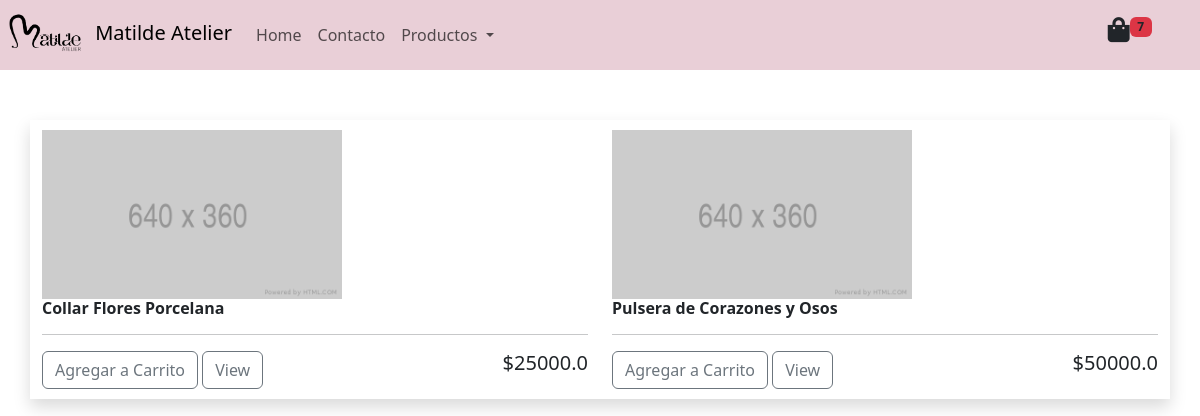
The app's page /tienda/ (signed in) with its own data.
### erp/models.py (models this page shows, shortened)
class Order(models.Model):
    customer = models.ForeignKey(Costumer, on_delete=models.SET_NULL, null=True, blank=True)
    date_ordered = models.DateField(auto_now_add=True)
    complete = models.BooleanField(default=False, null=True, blank=False)
    transaction_id = models.CharField(max_length=200, null=True)
    @property
    def get_cart_items(self):
        orderitems = self.orderitem_set.all()
        total = sum(item.quantity for item in orderitems)
        return total

class OrderItem(models.Model):
    product = models.ForeignKey(Productos, on_delete=models.SET_NULL, blank=True, null=True)
    order = models.ForeignKey(Order, on_delete=models.SET_NULL, blank=True, null=True)
    quantity = models.IntegerField(default=0, null=True, blank=True)
    date_added = models.DateTimeField(auto_now_add=True)

class Productos(models.Model):
    codigo = models.CharField(max_length=255, unique=True)
    nombre = models.CharField(max_length=255, unique=True)
    cantidad = models.IntegerField(default=1)
    precio = models.DecimalField(default=0.00, decimal_places=2, max_digits=9)
    foto = models.ImageField(null=True, blank=True)

### erp/vistas/category/views.py (the view)
# urls.py: path('tienda/', tienda, name='tienda'),
def tienda(request):
    customer = request.user.costumer
    order, created = Order.objects.get_or_create(customer=customer, complete=False)
    products = Productos.objects.all()
    context = {'producto': products, 'order': order}
    return render(request, 'tienda.html', context)

### erp/templates/tienda.html (shortened to what this page needs)
<!DOCTYPE html>
<html lang="en">
{% extends 'encabezado.html' %}
{% block content %}
{% load static %}
<br><br><br>
<div class="container mt-5 shadow">
    <div class="row mt">
        {% for pro in producto %}
        <div class="col-lg" style="padding-top: 10px;padding-bottom: 10px;">
            {% if pro.foto %}
            <img class="thumbnail" src="{{pro.foto.url}}" style="width: 169px">
            {% else %}
            <img class="thumbnail" src="{% static 'lib/adminelt/img/placeholder.png' %}" style="width: 300px">
            {% endif %}
            <h6><strong>{{pro.nombre}}</strong></h6>
            <hr>
          <button data-product="{{pro.codigo}}" data-action="add" class="btn btn-outline-secondary update-cart" onclick="getNumber('{{ user }}')" >Agregar a Carrito</button>
          <a href="#" class="btn btn-outline-secondary">View</a>
          <h5 style="display: inline-block; float: right">${{pro.precio|floatformat:1}}</h5>
        </div>
        {% endfor %}
    </div>
</div>
{% endblock %}

### templates/encabezado.html (shortened to what this page needs)
<!DOCTYPE html>
<html lang="en">
{% load static %}
<head>
    <link href="{% static 'lib/bootstrap-5.3.2-dist/css/bootstrap.min.css' %}" rel="stylesheet">
    <link rel="stylesheet" href="{% static 'lib/adminelt//plugins/fontawesome-free/css/all.min.css' %}">
    <link rel="stylesheet" href="{% static 'css/estilos.css' %}">
    <link href="https://unpkg.com/aos@2.3.1/dist/aos.css" rel="stylesheet">
</head>
<body class="hold-transition layout-top-nav">
<nav class="navbar navbar-expand-sm navbar-light fixed-top" data-aos="zoom-out-left" id="navbarCollapse"
     style="background-color: #E9CFD7;height: 70px;">
    <a class="navbar-brand" href="#">
        <img src="{% static 'lib/adminelt/img/Matilde Atelier_Logo horizontal secundario líneas negras (sin fondo).png' %}"
             alt="Logo" style="width:90px;" class="rounded-pill">
        <span>Matilde Atelier</span>
    </a>
    <div class="collapse navbar-collapse" id="collapsibleNavbar">
        <ul class="navbar-nav">
            <li class="nav-item">
                <a class="nav-link" href="{% url 'inicio' %}">Home</a>
            </li>
            <li class="nav-item">
                <a class="nav-link" href="#">Contacto</a>
            </li>
            <li class="nav-item dropdown">
                <a class="nav-link dropdown-toggle" data-bs-toggle="dropdown">
                    Productos
                </a>
            </li>
        </ul>
        <a type="button" href="{% url 'carro' %}"  class="nav-link d-flex d-block ms-auto me-5">
            <i class="fa fa-shopping-bag" style="font-size: 25px">
            </i>
            <p class="badge text-bg-danger text-dark navbar-badge">{{order.get_cart_items}}</p>
        </a>
    </div>
</nav>
{% block content %}
{% endblock %}
</body>
</html>

### records on screen
Order: get_cart_items "7"
Productos: nombre "Collar Flores Porcelana", precio "25000.0"
Productos: nombre "Pulsera de Corazones y Osos", precio "50000.0"
